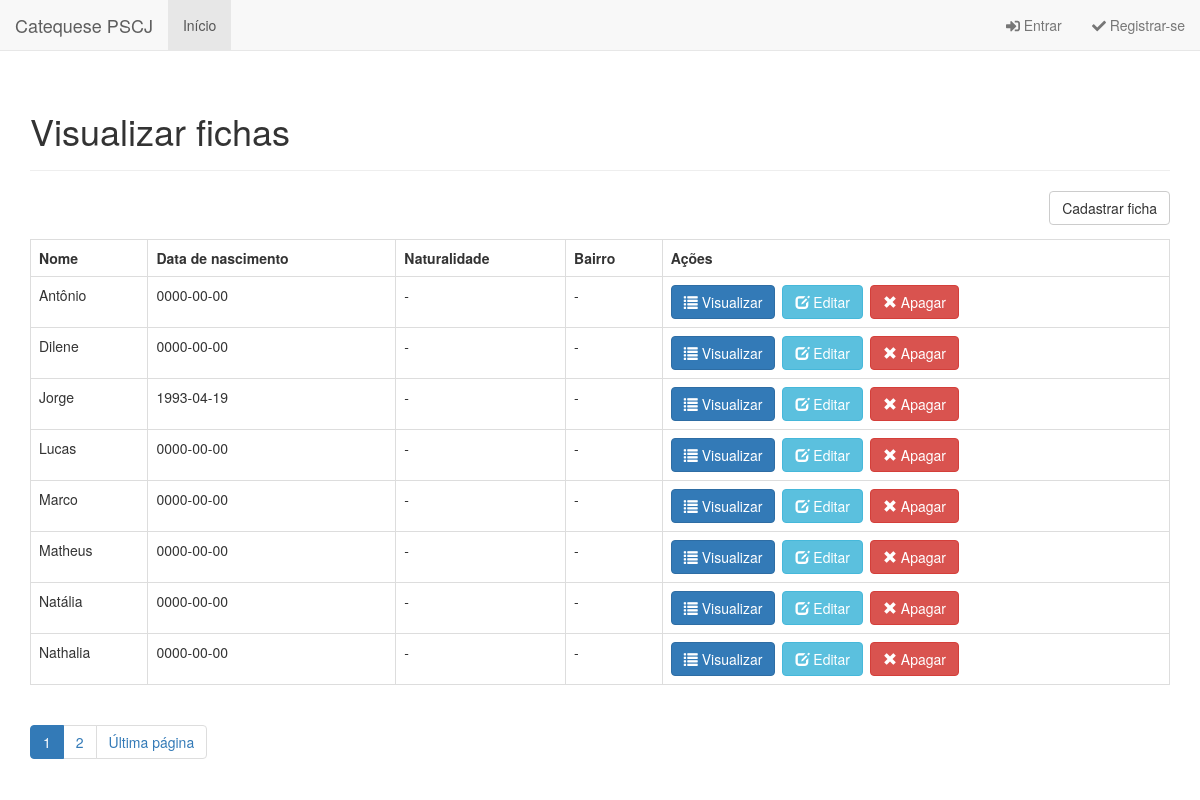
Page /old/index.php on the earlier database version.
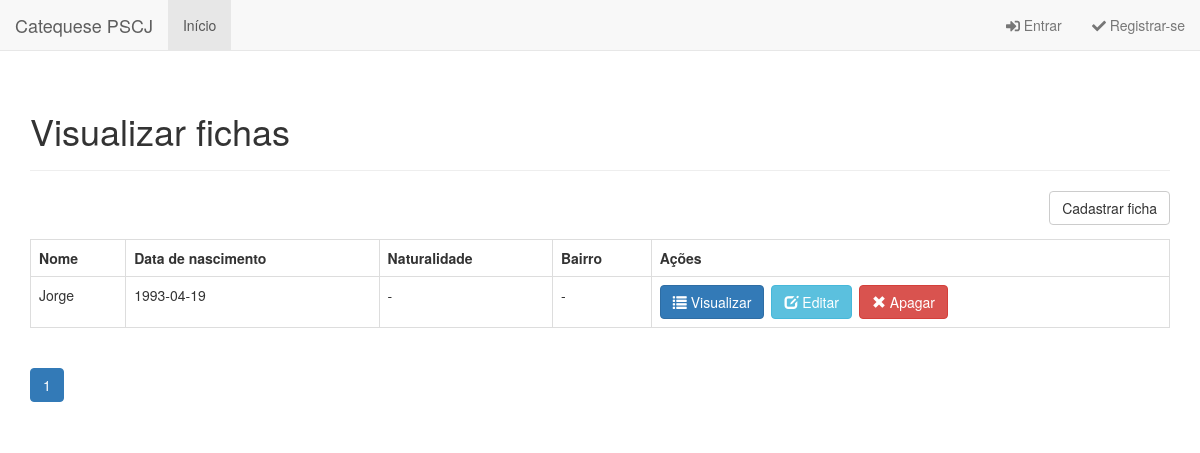
Same page on the later database version.
### tables this page shows
CREATE TABLE IF NOT EXISTS `ficha` (
  `id` int(11) NOT NULL AUTO_INCREMENT,
  `nome` varchar(128) NOT NULL,
  `comunidade` varchar(32) NOT NULL,
  `data_nascimento` date NOT NULL,
  `naturalidade` varchar(32) NOT NULL,
  `endereco` varchar(128) NOT NULL,
  `bairro` varchar(32) NOT NULL,
  `cep` int(8) NOT NULL,
  `telefone` int(16) NOT NULL,
  `email` varchar(64) NOT NULL,
  `estudante` tinyint(1) NOT NULL,
  `colegio` varchar(32) NOT NULL,
  `batismo` tinyint(1) NOT NULL,
  `eucaristia` tinyint(1) NOT NULL,
  `data_batismo` date NOT NULL,
  `paroquia_batismo` varchar(128) NOT NULL,
  `nome_pai` varchar(128) NOT NULL,
  `nome_mae` varchar(128) NOT NULL,
  `telefone_celular_pai` int(16) NOT NULL,
  `telefone_celular_mae` int(16) NOT NULL,
  `telefone_residencial` int(16) NOT NULL,
  `pais_casados_igreja` tinyint(1) NOT NULL,
  `igreja_casamento` varchar(128) NOT NULL,
  `pais_vivem_juntos` tinyint(1) NOT NULL,
  `frequentam_comunidade` tinyint(1) NOT NULL,
  `ativos_paroquia` tinyint(1) NOT NULL,
  `tipo_participacao` varchar(128) NOT NULL,
  `outra_paroquia` varchar(128) NOT NULL,
  `turma_atual` varchar(32) NOT NULL,
  `turno` varchar(32) NOT NULL,
  `ano_inicio_turma` int(11) NOT NULL,
  `catequista_1` varchar(128) NOT NULL,
  `catequista_2` varchar(128) NOT NULL,
  `catequista_3` varchar(128) NOT NULL,
  `catequizando_frequente` tinyint(1) NOT NULL,
  `preenchimento_ficha` int(11) NOT NULL,
  `modificacao_ficha` int(11) NOT NULL,
  PRIMARY KEY (`id`)
);

### objects/ficha.php (called while the page is built, shortened)
<?php
class Ficha {
    private $conn;
    private $table_name = "ficha";
    public function __construct($db) {
        $this->conn = $db;
    }
    function readAll($from_record_num, $records_per_page) {
        $query = "SELECT
                    id, nome, data_nascimento, comunidade, turma_atual, turno, dia_da_semana, ano_inicio_turma
                FROM
                    " . $this->table_name . "
                ORDER BY
                    nome, turma_atual, dia_da_semana, turno ASC
                LIMIT
                    {$from_record_num}, {$records_per_page}";
        $stmt = $this->conn->prepare( $query );
        $stmt->execute();
        return $stmt;
    }
    public function countAll() {
        $query = "SELECT id FROM " . $this->table_name . "";
        $stmt = $this->conn->prepare( $query );
        $stmt->execute();
        $num = $stmt->rowCount();
        return $num;
    }
}
?>

### old/index.php (the view, shortened to what this page needs)
<?php
$page = isset($_GET['page']) ? $_GET['page'] : 1;
$records_per_page = 8;
$from_record_num = ($records_per_page * $page) - $records_per_page;
include_once 'objects/ficha.php';
$database = new Database();
$db = $database->getConnection();
$ficha = new Ficha($db);
$stmt = $ficha->readAll($from_record_num, $records_per_page);
$num = $stmt->rowCount();
$page_title = "Visualizar fichas";
include_once "layout_header.php";
echo "<div class='right-button-margin'>";
    echo "<a href='cadastro_ficha.php' class='btn btn-default pull-right'>Cadastrar ficha</a>";
echo "</div>";
if ($num > 0) {
    echo "<table class='table table-hover table-responsive table-bordered'>";
        echo "<tr>";
            echo "<th>Nome</th>";
            echo "<th>Data de nascimento</th>";
            echo "<th>Naturalidade</th>";
            echo "<th>Bairro</th>";
            echo "<th>Ações</th>";
        echo "</tr>";
        while ($row = $stmt->fetch(PDO::FETCH_ASSOC)) {
            extract($row);
            echo "<tr>";
                echo "<td>{$nome}</td>";
                echo "<td>{$data_nascimento}</td>";
                echo "<td>-</td>";
                echo "<td>-</td>";
                echo "<td>";
				echo "<a href='visualiza_ficha.php?id={$id}' class='btn btn-primary left-margin'>";
				    echo "<span class='glyphicon glyphicon-list'></span> Visualizar";
				echo "</a>";
				echo "<a href='atualiza_ficha.php?id={$id}' class='btn btn-info left-margin'>";
				    echo "<span class='glyphicon glyphicon-edit'></span> Editar";
				echo "</a>";
				echo "<a delete-id='{$id}' class='btn btn-danger delete-object'>";
				    echo "<span class='glyphicon glyphicon-remove'></span> Apagar";
				echo "</a>";
                echo "</td>";
            echo "</tr>";
        }
    echo "</table>";
	$page_url = "index.php?";
	$total_rows = $ficha->countAll();
	include_once 'paging.php';
}
else {
    echo "<div class='alert alert-info'>Sem fichas encontradas.</div>";
}
include_once "layout_footer.php";
?>

### layout_header.php (shortened to what this page needs)
<!DOCTYPE html>
<html lang="en">
<head>
    <link rel="stylesheet" href="https://maxcdn.bootstrapcdn.com/bootstrap/3.3.7/css/bootstrap.min.css" />
    <link rel="stylesheet" href="libs/css/custom.css" />
</head>
<body>
    <?php include_once 'navigation.php'; ?>
    <div class="container">
        <?php
        echo "<div class='page-header'>
                <h1>{$page_title}</h1>
            </div>";
        ?>

### navigation.php (shortened to what this page needs)
<div class="navbar navbar-default navbar-static-top" role="navigation">
    <div class="container-fluid">
        <div class="navbar-header">
            <a class="navbar-brand" href="<?php echo $home_url; ?>">Catequese PSCJ</a>
        </div>
        <div class="navbar-collapse collapse">
            <ul class="nav navbar-nav">
                <li <?php echo $page_title=="Visualizar fichas" ? "class='active'" : ""; ?>>
                    <a href="<?php echo $home_url; ?>">Início</a>
                </li>
            </ul>
            <?php
            if (isset($_SESSION['logged_in']) && $_SESSION['logged_in']==true) {
            ?>
            <ul class="nav navbar-nav navbar-right">
                <li <?php echo $page_title=="Edit Profile" ? "class='active'" : ""; ?>>
                    <a href="#" class="dropdown-toggle" data-toggle="dropdown" role="button" aria-expanded="false">
                        <span class="fas fa-user" aria-hidden="true"></span>
                        &nbsp;&nbsp;<?php echo $_SESSION['nome']; ?>
                        &nbsp;&nbsp;<span class="caret"></span>
                    </a>
                    <ul class="dropdown-menu" role="menu">
                        <li><a href="<?php echo $home_url; ?>logout.php">Sair do sistema</a></li>
                    </ul>
                </li>
            </ul>
            <?php
            }
            else {
            ?>
            <ul class="nav navbar-nav navbar-right">
                <li <?php echo $page_title=="Login" ? "class='active'" : ""; ?>>
                    <a href="<?php echo $home_url; ?>login">
                        <span class="fas fa-sign-in-alt"></span> Entrar
                    </a>
                </li>
                <li <?php echo $page_title=="Registro" ? "class='active'" : ""; ?>>
                    <a href="<?php echo $home_url; ?>registro">
                        <span class="fas fa-check"></span> Registrar-se
                    </a>
                </li>
            </ul>
            <?php
            }
            ?>
        </div>
    </div>
</div>

### paging.php (shortened to what this page needs)
<?php
echo "<ul class='pagination'>";
$total_pages = ceil($total_rows / $records_per_page);
$range = 2;
$initial_num = $page - $range;
$condition_limit_num = ($page + $range)  + 1;
for ($x=$initial_num; $x<$condition_limit_num; $x++) {
    if (($x > 0) && ($x <= $total_pages)) {
        if ($x == $page) {
            echo "<li class='active'><a href=\"#\">$x <span class=\"sr-only\">(current)</span></a></li>";
        }
        else {
            echo "<li><a href='{$page_url}page=$x'>$x</a></li>";
        }
    }
}
if($page<$total_pages){
    echo "<li><a href='" .$page_url. "page={$total_pages}' title='Última página: {$total_pages}.'>";
        echo "Última página";
    echo "</a></li>";
}
echo "</ul>";
?>

### layout_footer.php (shortened to what this page needs)
    </div>
</body>
</html>

### libs/css/custom.css (style rules this page uses)
.left-margin { margin:0 .5em 0 0; }
.right-button-margin { margin: 0 0 1em 0; overflow: hidden; }

Differences in the rows shown:
removed ficha: nome "Antônio", data_nascimento "0000-00-00"
removed ficha: nome "Dilene", data_nascimento "0000-00-00"
removed ficha: nome "Lucas", data_nascimento "0000-00-00"
removed ficha: nome "Marco", data_nascimento "0000-00-00"
removed ficha: nome "Matheus", data_nascimento "0000-00-00"
removed ficha: nome "Natália", data_nascimento "0000-00-00"
removed ficha: nome "Nathalia", data_nascimento "0000-00-00"
Other differences:
list line gone: "2"
text no longer shown: "Última página"
